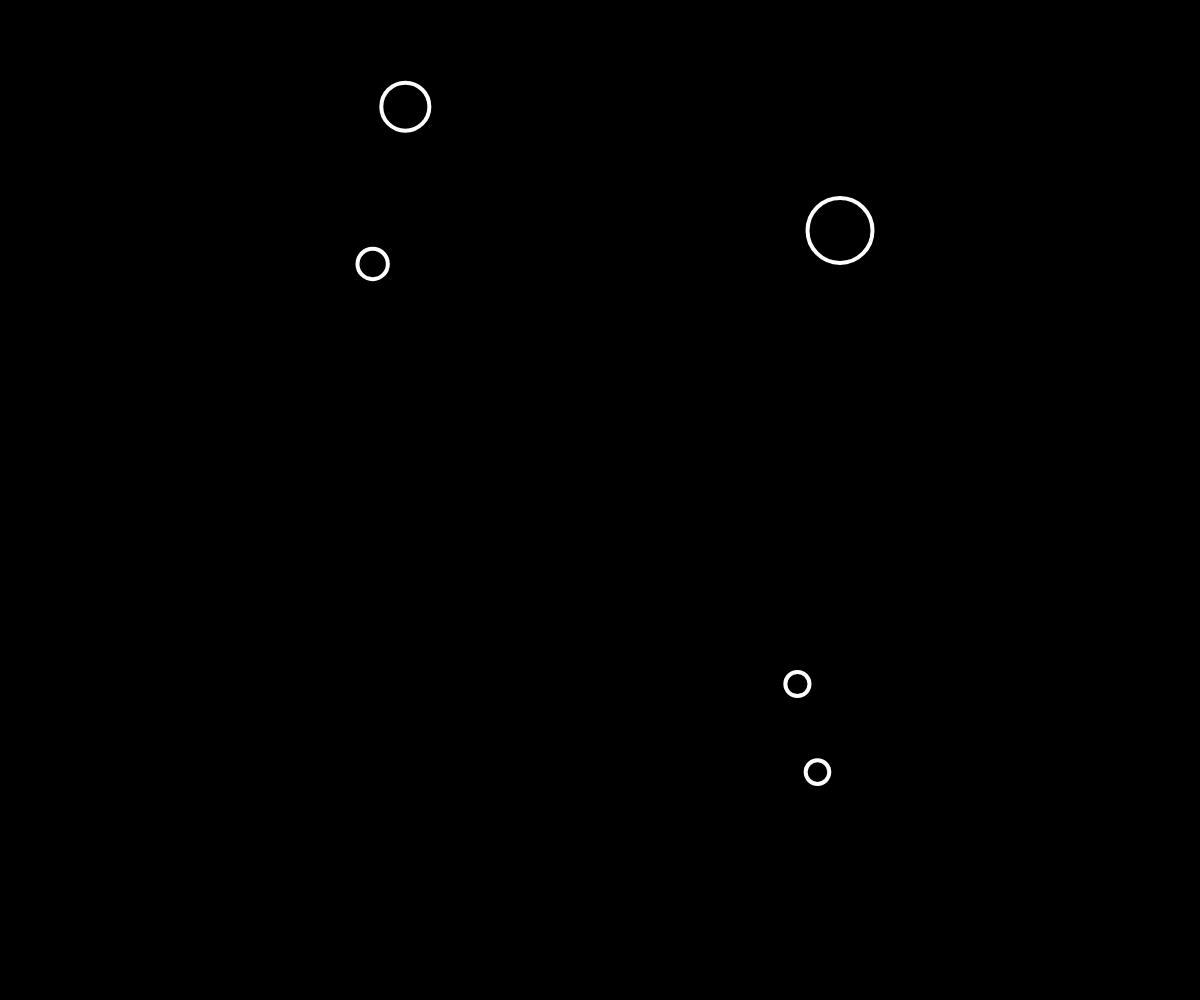
Frame 1 (no input)
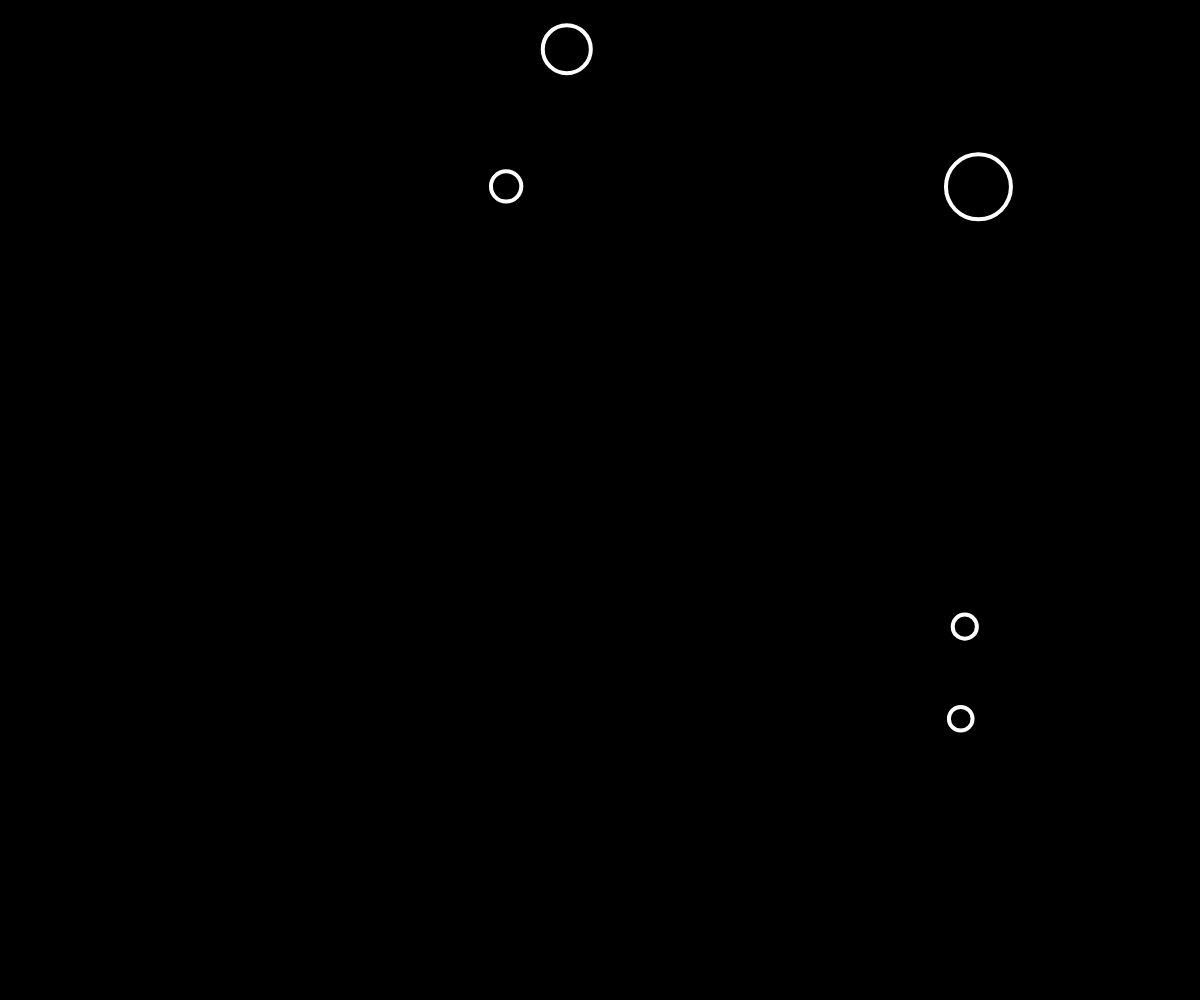
Frame 60 (no input)
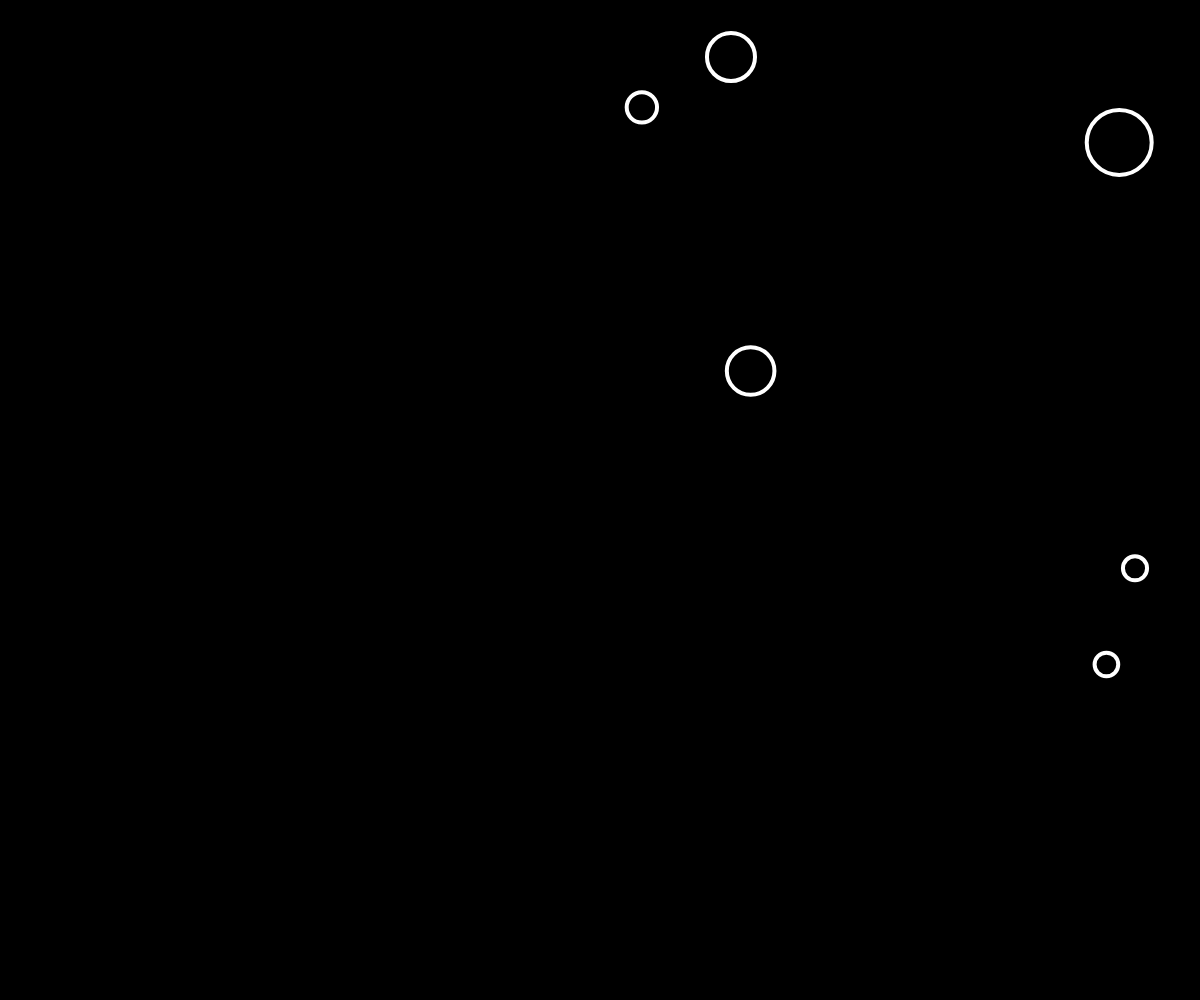
Frame 120 (the mouse pressed at the canvas centre since frame 60)

The p5.js sketch that drew these frames (run headless with seeded random() and noise() and a simulated clock; from frame 60 on, the mouse is pressed at the canvas centre):

// p5.js sketch
// ── sketch.js
let bubbles = [];
let length = 5;

function setup() {
  createCanvas(windowWidth, windowHeight);

  for (let i = 0; i < length; i++) {
    let x = random(40, width - 40);
    let y = random(40, height - 40);
    let r = random(10, 40);
    let xSpeed = random(2, 3);
    let ySpeed = - xSpeed + random() * 2; 

    bubbles[i] = new Bubble(x, y, r, xSpeed, ySpeed);
  }

}

function mousePressed() {

  let r = random(10, 40);
  let xSpeed = random(2, 3);
  let ySpeed = - xSpeed + random() * 2; 

  let newBubble = new Bubble(mouseX, mouseY, r, xSpeed, ySpeed)
  bubbles.push(newBubble);
}


function draw() {
 
  background(0);
 
  for (let i = 0; i < bubbles.length; i++) {
 
    bubbles[i].show();
    bubbles[i].move();
    bubbles[i].bounce();
  }

}
// ── bubble.js
class Bubble {
    constructor(x, y, r, xSpeed, ySpeed) {
      this.x = x;
      this.y = y;
      this.r = r;
      this.xSpeed = xSpeed;
      this.ySpeed = ySpeed;
    }
  
    move() {
      this.x = this.x + this.xSpeed;
      this.y = this.y + this.ySpeed;
    }
  
    bounce() {
        if (this.x + this.r > width || this.x - this.r < 0) {
            this.xSpeed = - this.xSpeed;
        }
        if (this.y + this.r > height || this.y - this.r < 0) {
            this.ySpeed = - this.ySpeed;
        }
    }

    show() {
      stroke(255);
      strokeWeight(4);
      noFill();
      ellipse(this.x, this.y, this.r * 2);
    }
  }
